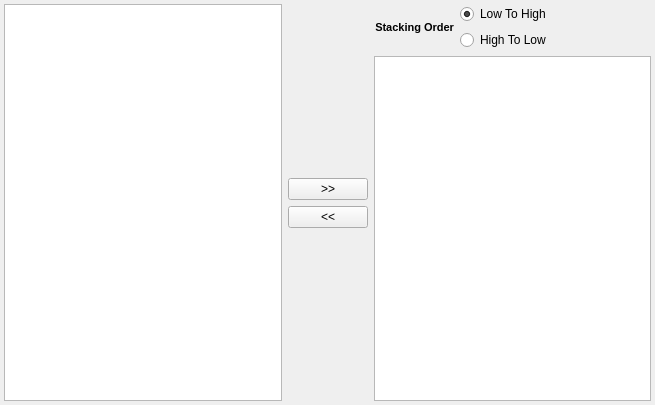
<?xml version="1.0" encoding="UTF-8"?>
<ui version="4.0">
 <class>ReadEdaxH5DataWidget</class>
 <widget class="QWidget" name="ReadEdaxH5DataWidget">
  <property name="geometry">
   <rect>
    <x>0</x>
    <y>0</y>
    <width>655</width>
    <height>405</height>
   </rect>
  </property>
  <property name="windowTitle">
   <string>Form</string>
  </property>
  <layout class="QGridLayout" name="gridLayout">
   <property name="leftMargin">
    <number>4</number>
   </property>
   <property name="topMargin">
    <number>4</number>
   </property>
   <property name="rightMargin">
    <number>4</number>
   </property>
   <property name="bottomMargin">
    <number>4</number>
   </property>
   <item row="1" column="2">
    <widget class="DREAM3DListWidget" name="selectedScanNames">
     <property name="editTriggers">
      <set>QAbstractItemView::NoEditTriggers</set>
     </property>
     <property name="dragEnabled">
      <bool>true</bool>
     </property>
     <property name="dragDropMode">
      <enum>QAbstractItemView::DragDrop</enum>
     </property>
     <property name="defaultDropAction">
      <enum>Qt::CopyAction</enum>
     </property>
     <property name="selectionMode">
      <enum>QAbstractItemView::ExtendedSelection</enum>
     </property>
     <property name="sortingEnabled">
      <bool>false</bool>
     </property>
    </widget>
   </item>
   <item row="0" column="2">
    <layout class="QGridLayout" name="gridLayout_2">
     <property name="bottomMargin">
      <number>0</number>
     </property>
     <item row="1" column="1">
      <widget class="QRadioButton" name="stackHighToLowBtn">
       <property name="text">
        <string>High To Low</string>
       </property>
      </widget>
     </item>
     <item row="0" column="1">
      <widget class="QRadioButton" name="stackLowToHighBtn">
       <property name="text">
        <string>Low To High</string>
       </property>
       <property name="checked">
        <bool>true</bool>
       </property>
      </widget>
     </item>
     <item row="0" column="0" rowspan="2">
      <widget class="QLabel" name="label_2">
       <property name="styleSheet">
        <string notr="true">QLabel {
font-weight: bold;
font-size: 11px;
}</string>
       </property>
       <property name="text">
        <string>Stacking Order</string>
       </property>
       <property name="alignment">
        <set>Qt::AlignRight|Qt::AlignTrailing|Qt::AlignVCenter</set>
       </property>
      </widget>
     </item>
     <item row="0" column="3" rowspan="2">
      <spacer name="horizontalSpacer">
       <property name="orientation">
        <enum>Qt::Horizontal</enum>
       </property>
       <property name="sizeHint" stdset="0">
        <size>
         <width>40</width>
         <height>20</height>
        </size>
       </property>
      </spacer>
     </item>
    </layout>
   </item>
   <item row="0" column="1" rowspan="2">
    <layout class="QVBoxLayout" name="verticalLayout">
     <item>
      <spacer name="verticalSpacer">
       <property name="orientation">
        <enum>Qt::Vertical</enum>
       </property>
       <property name="sizeHint" stdset="0">
        <size>
         <width>20</width>
         <height>40</height>
        </size>
       </property>
      </spacer>
     </item>
     <item>
      <widget class="QPushButton" name="addScanName">
       <property name="sizePolicy">
        <sizepolicy hsizetype="Minimum" vsizetype="Fixed">
         <horstretch>0</horstretch>
         <verstretch>0</verstretch>
        </sizepolicy>
       </property>
       <property name="text">
        <string>&gt;&gt;</string>
       </property>
      </widget>
     </item>
     <item>
      <widget class="QPushButton" name="removeScanName">
       <property name="text">
        <string>&lt;&lt;</string>
       </property>
      </widget>
     </item>
     <item>
      <spacer name="verticalSpacer_2">
       <property name="orientation">
        <enum>Qt::Vertical</enum>
       </property>
       <property name="sizeHint" stdset="0">
        <size>
         <width>20</width>
         <height>40</height>
        </size>
       </property>
      </spacer>
     </item>
    </layout>
   </item>
   <item row="0" column="0" rowspan="2">
    <widget class="DREAM3DListWidget" name="totalScanNames">
     <property name="editTriggers">
      <set>QAbstractItemView::NoEditTriggers</set>
     </property>
     <property name="dragEnabled">
      <bool>true</bool>
     </property>
     <property name="dragDropMode">
      <enum>QAbstractItemView::DragDrop</enum>
     </property>
     <property name="defaultDropAction">
      <enum>Qt::CopyAction</enum>
     </property>
     <property name="selectionMode">
      <enum>QAbstractItemView::ExtendedSelection</enum>
     </property>
    </widget>
   </item>
  </layout>
 </widget>
 <customwidgets>
  <customwidget>
   <class>DREAM3DListWidget</class>
   <extends>QListWidget</extends>
   <header location="global">DREAM3DListWidget.h</header>
  </customwidget>
 </customwidgets>
 <resources>
  <include location="../../../../../Resources/icons/images/Icons.qrc"/>
 </resources>
 <connections/>
</ui>
